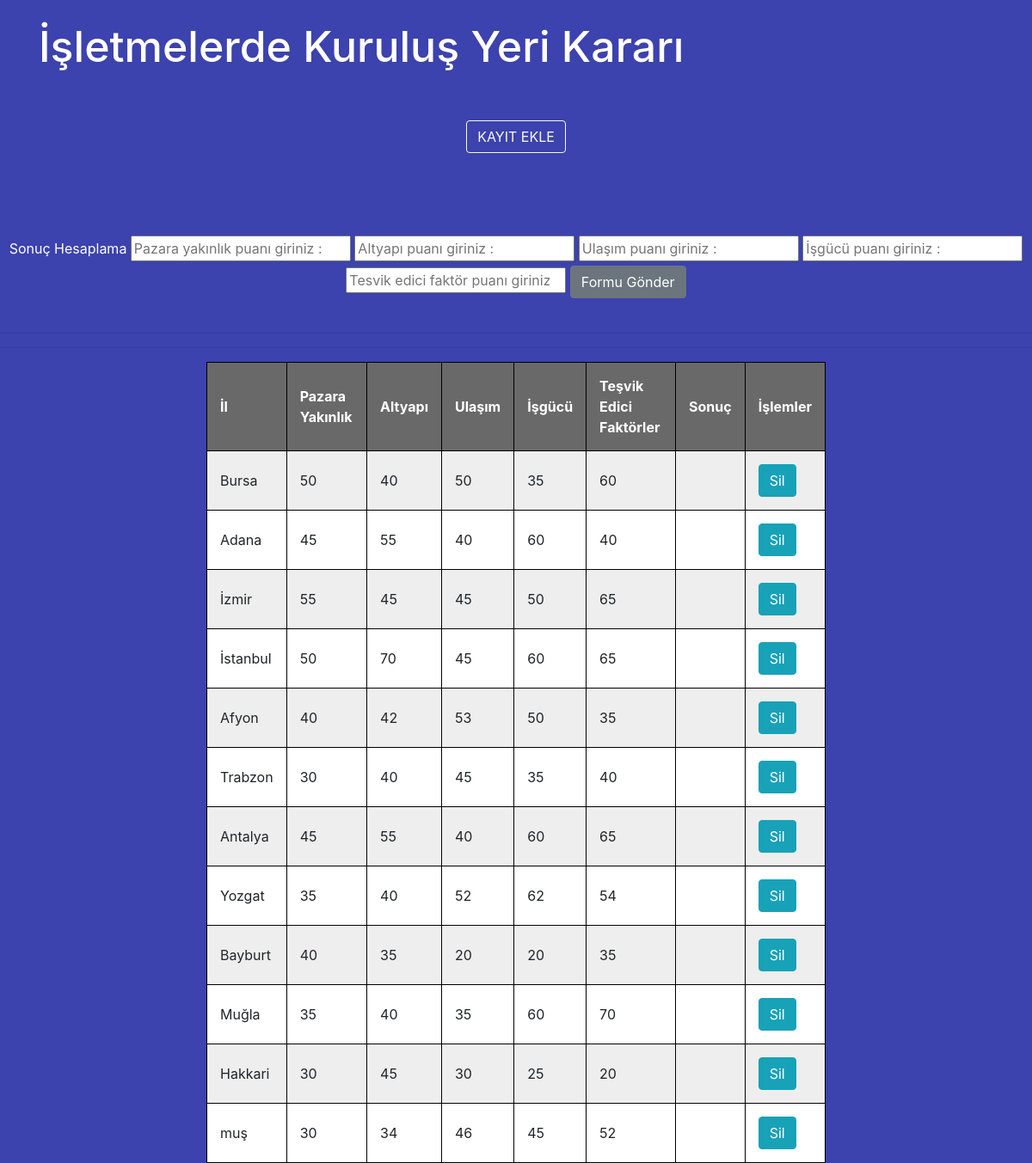
The page / on the database its author committed.
### tables this page shows
CREATE TABLE IF NOT EXISTS `kurulus` (
  `Il` varchar(55) NOT NULL,
  `Pazara_Yakinlik` int(11) NOT NULL,
  `Altyapi` int(11) NOT NULL,
  `Ulasim` int(11) NOT NULL,
  `Isgucu` int(11) NOT NULL,
  `Tesvik_Edici_Faktorler` int(11) NOT NULL
);

### index.php (the view, shortened to what this page needs)
<?php
require_once 'baglan.php';
 ?>
<!DOCTYPE html>
<html>
<head>
	<link rel="stylesheet" href="https://stackpath.bootstrapcdn.com/bootstrap/4.1.1/css/bootstrap.min.css">
<div style="background-color:#3c42ae">
</head>
<body>
	<div class="container">
		<br>
		<h1 style="color:white;font-size: 50px ">İşletmelerde Kuruluş Yeri Kararı</h1>
		<br>
		<br>
		<center>
		<button id="kayit_ekle" class="btn btn-outline-light ">KAYIT EKLE</button></center>
		<br>
		<br>
	</div>
	<br>
	<br>
	<div align="center" >
	<form method="POST" action="hesapla.php">
		<label style="color: white;">Sonuç Hesaplama</label>
		<input type="number" step="0.01" name="Pazara_Yakinlik1" placeholder="Pazara yakınlık puanı giriniz : ">
		<input type="number" step="0.01" name="Altyapi1" placeholder="Altyapı puanı giriniz : ">
		<input type="number" step="0.01" name="Ulasim1" placeholder="Ulaşım puanı giriniz : ">
		<input type="number" step="0.01" name="Isgucu1" placeholder="İşgücü puanı giriniz : ">
		<input type="number" step="0.01" name="Tesvik_Edici_Faktorler1" placeholder="Tesvik edici faktör puanı giriniz : ">
	  <button type="submit"  name="crud" class="btn btn-secondary">Formu Gönder</button>
	</form>
	</div>
	<br>
	<hr>
	<hr>
	 <div class="table-responsive">
	 <table style="width: 60%" border="1"  id="t01" align="center">
	 	<tr>
	 		<th>İl</th>
	 		<th>Pazara Yakınlık</th>
	 		<th>Altyapı</th>
	 		<th>Ulaşım</th>
	 		<th>İşgücü</th>
	 		<th>Teşvik Edici Faktörler</th>
	 		<th width="50">Sonuç</th>
	 		<th width="50">İşlemler</th>
	 	</tr>
	 	<?php
	 	$bilgilerimsor=$db->prepare("SELECT * from kurulus");
	$bilgilerimsor->execute();
	$say=0;
	while($bilgilerimcek=$bilgilerimsor->fetch(PDO::FETCH_ASSOC)) {$say++?>
	 	<tr>
			<td><?php echo($bilgilerimcek['Il']) ?></td>
	 		<td><?php echo($bilgilerimcek['Pazara_Yakinlik']) ?></td>
	 		<td><?php echo($bilgilerimcek['Altyapi']) ?></td>
	 		<td><?php echo($bilgilerimcek['Ulasim']) ?></td>
	 		<td><?php echo($bilgilerimcek['Isgucu']) ?></td>
	 		<td><?php echo($bilgilerimcek['Tesvik_Edici_Faktorler']) ?></td>
	 		<td></td>
	 		<td align="center"><a href=""><button class="btn btn-info">Sil</button></a></td>
	 	</tr>
	 	<?php } ?>
	 </table>
	 </div>
</body>
</html>

### index.php (style rules this page uses)
table { width:100%; }
table, th, td { border: 1px solid black; border-collapse: collapse; }
th, td { padding: 15px; text-align: left; }
table#t01 tr:nth-child(even) { background-color: #eee; }
table#t01 tr:nth-child(odd) { background-color: #fff; }
table#t01 th { background-color: #696969; color: white; }

### rows shown on the page
kurulus: Il "Bursa", Pazara_Yakinlik "50", Altyapi "40", Ulasim "50", Isgucu "35", Tesvik_Edici_Faktorler "60"
kurulus: Il "Adana", Pazara_Yakinlik "45", Altyapi "55", Ulasim "40", Isgucu "60", Tesvik_Edici_Faktorler "40"
kurulus: Il "İzmir", Pazara_Yakinlik "55", Altyapi "45", Ulasim "45", Isgucu "50", Tesvik_Edici_Faktorler "65"
kurulus: Il "İstanbul", Pazara_Yakinlik "50", Altyapi "70", Ulasim "45", Isgucu "60", Tesvik_Edici_Faktorler "65"
kurulus: Il "Afyon", Pazara_Yakinlik "40", Altyapi "42", Ulasim "53", Isgucu "50", Tesvik_Edici_Faktorler "35"
kurulus: Il "Trabzon", Pazara_Yakinlik "30", Altyapi "40", Ulasim "45", Isgucu "35", Tesvik_Edici_Faktorler "40"
kurulus: Il "Antalya", Pazara_Yakinlik "45", Altyapi "55", Ulasim "40", Isgucu "60", Tesvik_Edici_Faktorler "65"
kurulus: Il "Yozgat", Pazara_Yakinlik "35", Altyapi "40", Ulasim "52", Isgucu "62", Tesvik_Edici_Faktorler "54"
kurulus: Il "Bayburt", Pazara_Yakinlik "40", Altyapi "35", Ulasim "20", Isgucu "20", Tesvik_Edici_Faktorler "35"
kurulus: Il "Muğla", Pazara_Yakinlik "35", Altyapi "40", Ulasim "35", Isgucu "60", Tesvik_Edici_Faktorler "70"
kurulus: Il "Hakkari", Pazara_Yakinlik "30", Altyapi "45", Ulasim "30", Isgucu "25", Tesvik_Edici_Faktorler "20"
kurulus: Il "muş", Pazara_Yakinlik "30", Altyapi "34", Ulasim "46", Isgucu "45", Tesvik_Edici_Faktorler "52"
